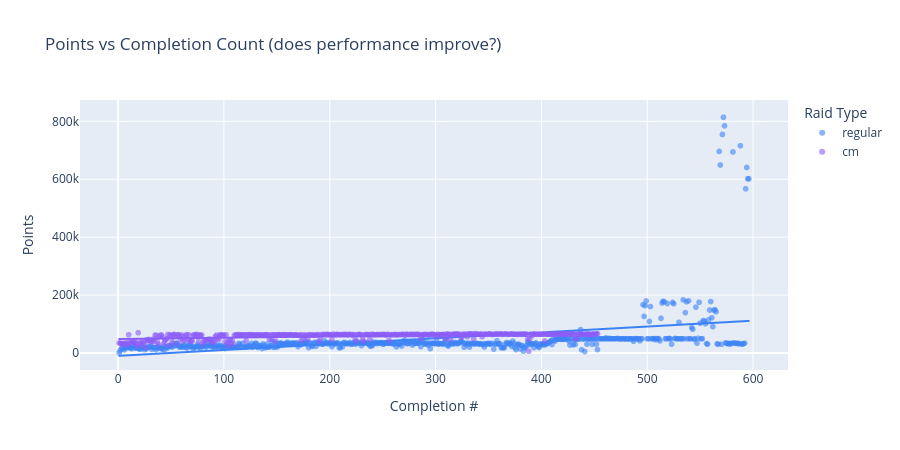

The notebook cell this image was saved under:
### Markdown cell above
## 4. Points × Completion Count Interplay

### Code cell
fig = px.scatter(
    df.to_pandas(),
    x="completion_count",
    y="points",
    color="raid_type",
    color_discrete_map={"cm": "#8b5cf6", "regular": "#3b82f6"},
    opacity=0.6,
    trendline="ols",
    title="Points vs Completion Count (does performance improve?)",
    labels={"completion_count": "Completion #", "points": "Points", "raid_type": "Raid Type"},
)
fig.update_layout(height=450)
fig.show()

### Figure 1 — Plotly figure (JSON) as saved in the notebook; plotly's stock layout.template omitted (floating-point values rounded to 4 significant figures; data arrays with more than 128 entries replaced by an {"elided": "..."} marker saying what was removed)
{"data": [{"hovertemplate": "Raid Type=regular<br>Completion #=%{x}<br>Points=%{y}<extra></extra>", "legendgroup": "regular", "marker": {"color": "#3b82f6", "opacity": 0.6, "symbol": "circle"}, "mode": "markers", "name": "regular", "showlegend": true, "type": "scattergl", "x": {"elided": "595 int values"}, "xaxis": "x", "y": {"elided": "595 int values"}, "yaxis": "y"}, {"hovertemplate": "<b>OLS trendline</b><br>points = 202.386 * completion_count + -9866.78<br>R<sup>2</sup>=0.143100<br><br>Raid Type=regular<br>Completion #=%{x}<br>Points=%{y} <b>(trend)</b><extra></extra>", "legendgroup": "regular", "marker": {"color": "#3b82f6", "symbol": "circle"}, "mode": "lines", "name": "regular", "showlegend": false, "type": "scattergl", "x": {"elided": "595 int values"}, "xaxis": "x", "y": {"elided": "595 float values"}, "yaxis": "y"}, {"hovertemplate": "Raid Type=cm<br>Completion #=%{x}<br>Points=%{y}<extra></extra>", "legendgroup": "cm", "marker": {"color": "#8b5cf6", "opacity": 0.6, "symbol": "circle"}, "mode": "markers", "name": "cm", "showlegend": true, "type": "scattergl", "x": {"elided": "453 int values"}, "xaxis": "x", "y": {"elided": "453 int values"}, "yaxis": "y"}, {"hovertemplate": "<b>OLS trendline</b><br>points = 45.1343 * completion_count + 48253.5<br>R<sup>2</sup>=0.317933<br><br>Raid Type=cm<br>Completion #=%{x}<br>Points=%{y} <b>(trend)</b><extra></extra>", "legendgroup": "cm", "marker": {"color": "#8b5cf6", "symbol": "circle"}, "mode": "lines", "name": "cm", "showlegend": false, "type": "scattergl", "x": {"elided": "453 int values"}, "xaxis": "x", "y": {"elided": "453 float values"}, "yaxis": "y"}], "layout": {"height": 450, "legend": {"title": {"text": "Raid Type"}, "tracegroupgap": 0}, "title": {"text": "Points vs Completion Count (does performance improve?)"}, "xaxis": {"anchor": "y", "domain": [0, 1], "title": {"text": "Completion #"}}, "yaxis": {"anchor": "x", "domain": [0, 1], "title": {"text": "Points"}}}}
